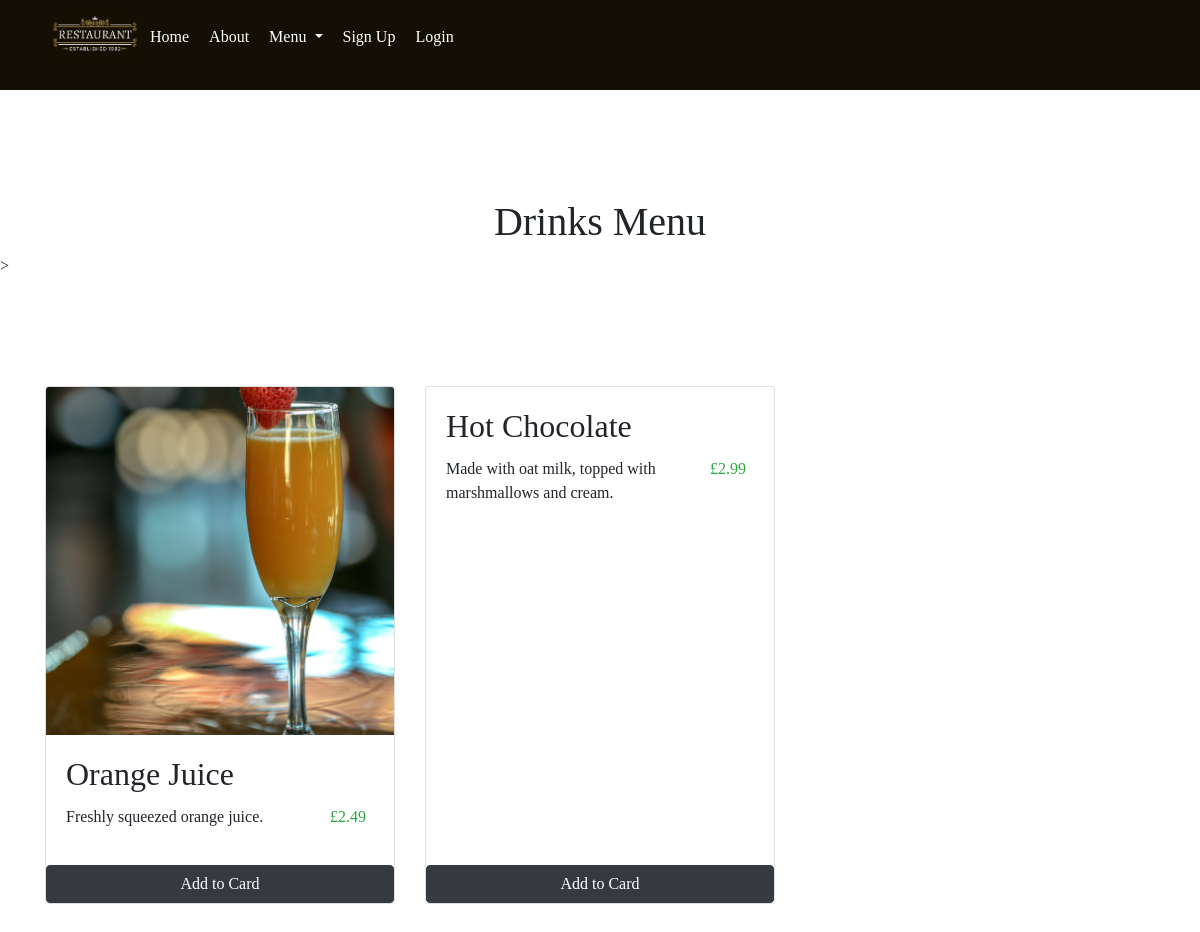
The app's page /restaurant/menu/drinks-menu/, older data.
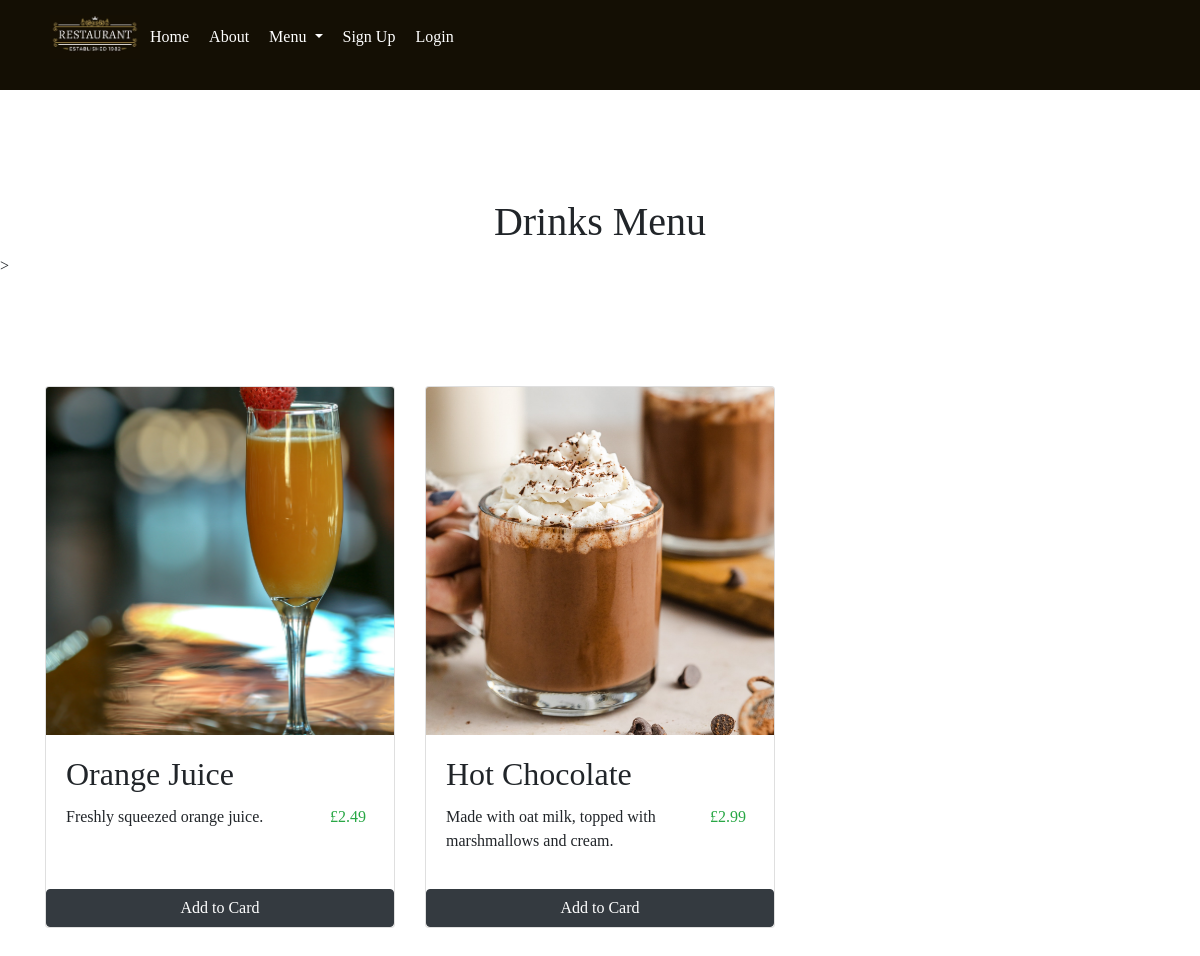
The same page, newer data.
### restaurant/models.py (models this page shows, shortened)
class Menu(models.Model):
    MENU_ID_MAX_LENGTH=128
    menuID = models.TextField(max_length=MENU_ID_MAX_LENGTH,unique=True) # primary key
    slug = models.SlugField(unique=True)

class MenuItem(models.Model):
    MENUITEM_ID_MAX_LENGTH=128
    DESCRIPTION_MAX_LENGTH=200
    menuItemID = models.CharField(max_length=MENUITEM_ID_MAX_LENGTH, unique=True) # primary key
    menu = models.ForeignKey(Menu, on_delete=models.CASCADE) # foreign key: one to many - many menu items for one menu
    description = models.CharField(max_length=DESCRIPTION_MAX_LENGTH, default="None")
    price = models.FloatField(default =0.0)
    photo = models.ImageField(upload_to='menu_item_images', blank=True)
    slug = models.SlugField(unique=True)
    class Meta:
        verbose_name_plural = 'MenuItems'

### restaurant/views.py (the view)
# urls.py: path('menu/<slug:menu_name_slug>/', views.show_menu, name='show_menu'),
def show_menu(request,menu_name_slug):
    context_dict = {}
    try:
        menu = Menu.objects.get(slug=menu_name_slug)
        menuItems = MenuItem.objects.filter(menu=menu)
        context_dict['menuItems'] = menuItems
        context_dict['menu'] = menu
    except Menu.DoesNotExist:
        context_dict['menu'] = None
        context_dict['menuItems'] = None
    return render(request, 'restaurant/menu.html', context=context_dict)

### restaurant/templatetags/rango_template_tags.py (called while the page is built)
@register.inclusion_tag('restaurant/menus.html')
def get_menu_list():
    return {'menus': Menu.objects.all() }

### templates/restaurant/menu.html (shortened to what this page needs)
{% extends 'restaurant/base.html' %}
{% block body_block %}
    {% if menu %}
    <div class = "container mt-2">
        <h1 class = "text-center font-weight-normal">{{ menu.menuID }}</h1>
    </div>
    {% if menuItems %}>
    <div class = "container mt-2 d-flex mb-5">
        <div class = "row">
            {% for item in menuItems %}
            <div class="col-lg-4 d-flex align-items-stretch mb-5">
                <div class = "card">
                    {% if item.photo %}
                    <img src="{{ item.photo.url }}" alt="{{ item.menuItemID }} photo" class="card-img-top w-100">
                    {% endif %}
                    <div class="card-body">
                        <h2 class="card-title">{{item.menuItemID}}</h2>
                        <div class = "d-flex justify-content-between">
                            <p class="card-text">{{item.description}}</p>
                            <p class="card-text mr-2 text-success">£{{item.price}}</p>
                        </div>
                    </div>
                    <a href="#" class="btn btn-dark" >Add to Card</a>
                </div>
            </div>
            {% endfor %}
        </div>
    </div>
    {% else %}
        <strong>No items currently in menu.</strong>
    {% endif %}
    {% else %}
    <strong>The specified menu does not exist.</strong>
    {% endif %}
{% endblock %}

### templates/restaurant/base.html (shortened to what this page needs)
<!DOCTYPE html>
{% load static %}
{% load rango_template_tags %}
 <html>
     <head>
        <link rel="stylesheet" type="text/css" media="screen" href="{% static 'css/style.css' %}">
        <link rel="stylesheet" href="https://cdnjs.cloudflare.com/ajax/libs/font-awesome/4.7.0/css/font-awesome.min.css">
        <link rel="stylesheet" href="https://cdn.jsdelivr.net/npm/bootstrap@4.0.0/dist/css/bootstrap.min.css">
        <link href="https://cdn.jsdelivr.net/npm/bootstrap@5.0.2/dist/css/bootstrap.min.css" rel="stylesheet">
        <link rel="stylesheet" href="https://cdn.jsdelivr.net/npm/bootstrap@4.0.0/dist/css/bootstrap.min.css">
        <link rel="stylesheet" href="https://cdn.jsdelivr.net/npm/bootstrap@4.6.2/dist/css/bootstrap.min.css">
            <nav>
            <ul class="menu">
                <div class="logo">
                    <a href="#"> <img src ="{% static 'images/logo_nav.png' %}" alt="logo"></a>
                 </div>
                    <li><a href="{% url 'restaurant:index' %}" style="text-decoration: none;">Home</a></li>
                    <li><a href="{% url 'restaurant:about' %}" style="text-decoration: none;">About</a></li>
                    <li>
                        <div class="dropdown show">
                            <a class="link dropdown-toggle" href="#" role="button" id="dropdownMenuLink" data-toggle="dropdown" aria-haspopup="true" aria-expanded="false" style="text-decoration: none;">
                              Menu
                            </a>
                        </div>
                    </li>
                    {% if user.is_authenticated %}
                    <li><a href="{% url 'restaurant:restricted' %}" style="text-decoration: none;">Restricted Page</a></li>
                    <li><a href="{% url 'auth_logout' %}" style="text-decoration: none;">Logout</a></li>
                    <li><a href="{% url 'restaurant:add_menu' %}" style="text-decoration: none;">Add Menu</a></li>
                    {% else %}
                    <li><a href="{% url 'registration_register' %}" style="text-decoration: none;">Sign Up</a></li>
                    <li><a href="{% url 'auth_login' %}" style="text-decoration: none;">Login</a></li>
                {% endif %}
            </ul>
        </nav>
    </head>
<body>
         <div>
             {% block body_block %}
             {% endblock %}
         </div>
     </body>
 </html>

### static/css/style.css (style rules this page uses)
:root { --brown:#2e2b24; --gold: #EDC270; }
* { margin: 0; padding: 0; box-sizing: border-box; font-family: 'PT Serif', serif; text-decoration: none; }
p { text-transform: none; }
nav { background-color: #140f04; padding: 10px 20px; display: flex; align-items: center; font-family: 'PT Serif', serif; text-decoration: none; }
nav a { color: #fff; }
.logo img { width: 90px; margin-left: 10px; }
.menu { padding-left: 20px; display: flex; align-items: center; list-style: none; }
.menu li { padding: 15px 10px; font-size: 16px; }
.btn ::before { content: ''; position: absolute; top:0; right:0; width: 100%; height: 100%; background: var(--gold); z-index: -1; }
.container { width: 80%; display: block; margin: auto; padding-top: 100px; }

Row changes from the older to the newer data that the page shows:
changed MenuItem "Hot Chocolate": photo: picture added
